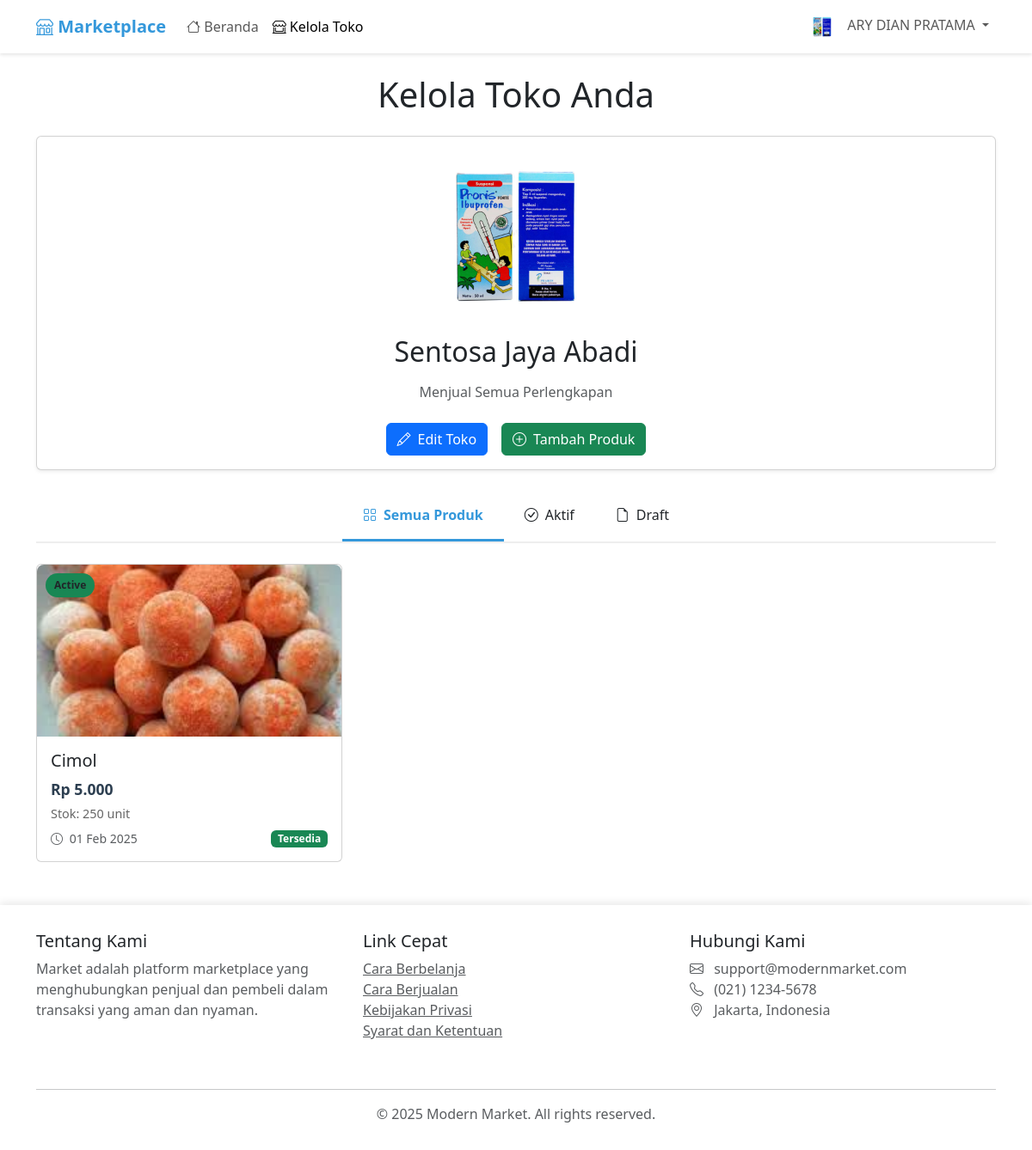
The page /seller/manage_shop.php (signed in) on the database its author committed.
### tables this page shows
CREATE TABLE `sellers` (
  `id` int NOT NULL,
  `user_id` int NOT NULL,
  `shop_name` varchar(255) NOT NULL,
  `shop_description` text,
  `phone_number` varchar(15) NOT NULL,
  `shop_address` varchar(255) NOT NULL,
  `shop_logo` varchar(255) DEFAULT NULL,
  `status` enum('pending','approved','rejected','disabled') DEFAULT 'pending',
  `notification` tinyint(1) DEFAULT '0',
  `shop_email` varchar(255) DEFAULT NULL
);

CREATE TABLE `products` (
  `id` int NOT NULL,
  `name` varchar(100) NOT NULL,
  `description` text,
  `price` decimal(10,2) NOT NULL,
  `image` varchar(255) DEFAULT NULL,
  `stock` int DEFAULT '0',
  `seller_id` int NOT NULL,
  `created_at` timestamp NULL DEFAULT CURRENT_TIMESTAMP,
  `status` enum('active','disabled') DEFAULT 'active'
);

### seller/manage_shop.php (the view, shortened to what this page needs)
<?php
include '../includes/db.php';
$stmt = $conn->prepare("SELECT shop_name, shop_description, shop_logo FROM sellers WHERE user_id = ? AND status = 'approved'");
$stmt->bind_param("i", $_SESSION['user_id']);
$stmt->execute();
$result = $stmt->get_result();
$data = $result->fetch_assoc();
$store_name = isset($data['shop_name']) ? htmlspecialchars($data['shop_name'], ENT_QUOTES, 'UTF-8') : 'Toko Belum Terdaftar';
$store_description = isset($data['shop_description']) ? htmlspecialchars($data['shop_description'], ENT_QUOTES, 'UTF-8') : 'Deskripsi belum tersedia';
$store_logo = isset($data['shop_logo']) ? htmlspecialchars($data['shop_logo'], ENT_QUOTES, 'UTF-8') : '';
$products_stmt = $conn->prepare("SELECT * FROM products WHERE seller_id = ? ORDER BY created_at DESC");
$products_stmt->bind_param("i", $_SESSION['user_id']);
$products_stmt->execute();
$products_result = $products_stmt->get_result();
?>
<!DOCTYPE html>
<html lang="id">
<head>
    <link href="https://cdn.jsdelivr.net/npm/bootstrap@5.3.0/dist/css/bootstrap.min.css" rel="stylesheet">
    <link href="https://cdn.jsdelivr.net/npm/bootstrap-icons@1.10.0/font/bootstrap-icons.css" rel="stylesheet">
</head>
<body>
    <nav class="navbar navbar-expand-lg navbar-light">
        <div class="container">
            <a class="navbar-brand" href="../index.php" style="color: var(--primary-color); font-weight: bold;">
                <i class="bi bi-shop"></i> Marketplace
            </a>
            <div class="collapse navbar-collapse" id="navbarNav">
                <ul class="navbar-nav me-auto">
                    <li class="nav-item">
                        <a class="nav-link" href="../index.php">
                            <i class="bi bi-house"></i> Beranda
                        </a>
                    </li>
                    <li class="nav-item">
                        <a class="nav-link active" href="manage_shop.php">
                            <i class="bi bi-shop-window"></i> Kelola Toko
                        </a>
                    </li>
                </ul>
                <ul class="navbar-nav">
                    <li class="nav-item dropdown">
                        <a class="nav-link dropdown-toggle" href="#" id="navbarDropdown" role="button" data-bs-toggle="dropdown" aria-expanded="false">
                            <img src="../uploads/profile_pictures/<?php echo $store_logo; ?>" alt="Foto Profil" class="profile-picture"> <?php echo $_SESSION['username']; ?>
                        </a>
                    </li>
                </ul>
            </div>
        </div>
    </nav>
    <div class="container mt-4">
        <h1 class="text-center mb-4">Kelola Toko Anda</h1>
        <?php if ($data): ?>
            <div class="card shadow-sm mb-4">
                <div class="card-body text-center">
                    <?php if (!empty($store_logo)): ?>
                        <img src="../uploads/shop_logos/<?php echo $store_logo; ?>" alt="Logo Toko" class="shop-logo">
                    <?php endif; ?>
                    <h2 class="card-title mb-3"><?php echo $store_name; ?></h2>
                    <p class="card-text text-muted mb-4"><?php echo $store_description; ?></p>
                    <div class="d-flex justify-content-center gap-3">
                        <a href="edit_shop.php" class="btn btn-primary">
                            <i class="bi bi-pencil me-2"></i>Edit Toko
                        </a>
                        <a href="add_product.php" class="btn btn-success">
                            <i class="bi bi-plus-circle me-2"></i>Tambah Produk
                        </a>
                    </div>
                </div>
            </div>
            <div class="tabs-container d-flex justify-content-center mb-4">
                <div class="custom-tab active" data-tab="all">
                    <i class="bi bi-grid me-2"></i>Semua Produk
                </div>
                <div class="custom-tab" data-tab="active">
                    <i class="bi bi-check-circle me-2"></i>Aktif
                </div>
                <div class="custom-tab" data-tab="draft">
                    <i class="bi bi-file-earmark me-2"></i>Draft
                </div>
            </div>
            <?php if ($products_result->num_rows > 0): ?>
                <div class="row row-cols-1 row-cols-md-2 row-cols-lg-3 g-4">
                    <?php while ($product = $products_result->fetch_assoc()): ?>
                        <div class="col">
                            <div class="card product-card position-relative">
                                <img src="../uploads/product_images/<?php echo htmlspecialchars($product['image']); ?>"
                                     class="card-img-top product-image"
                                     alt="<?php echo htmlspecialchars($product['name']); ?>">
                                <span class="status-badge <?php echo $product['status'] == 'active' ? 'bg-success' : 'bg-secondary'; ?>">
                                    <?php echo ucfirst($product['status']); ?>
                                </span>
                                <div class="card-body">
                                    <h5 class="card-title text-truncate"><?php echo htmlspecialchars($product['name']); ?></h5>
                                    <p class="product-price mb-1">
                                        Rp <?php echo number_format($product['price'], 0, ',', '.'); ?>
                                    </p>
                                    <p class="product-stock mb-2">
                                        Stok: <?php echo $product['stock']; ?> unit
                                    </p>
                                    <div class="d-flex justify-content-between align-items-center">
                                        <span class="text-muted small">
                                            <i class="bi bi-clock me-1"></i>
                                            <?php echo date('d M Y', strtotime($product['created_at'])); ?>
                                        </span>
                                        <span class="badge <?php echo $product['stock'] > 0 ? 'bg-success' : 'bg-danger'; ?>">
                                            <?php echo $product['stock'] > 0 ? 'Tersedia' : 'Habis'; ?>
                                        </span>
                                    </div>
                                </div>
                            </div>
                        </div>
                    <?php endwhile; ?>
                </div>
            <?php endif; ?>
        <?php endif; ?>
    </div>
    <footer class="footer">
        <div class="container">
            <div class="row">
                <div class="col-md-4 mb-4">
                    <h5>Tentang Kami</h5>
                    <p class="text-muted">Market adalah platform marketplace yang menghubungkan penjual dan pembeli dalam transaksi yang aman dan nyaman.</p>
                </div>
                <div class="col-md-4 mb-4">
                    <h5>Link Cepat</h5>
                    <ul class="list-unstyled">
                        <li><a href="#" class="text-muted">Cara Berbelanja</a></li>
                        <li><a href="#" class="text-muted">Cara Berjualan</a></li>
                        <li><a href="#" class="text-muted">Kebijakan Privasi</a></li>
                        <li><a href="#" class="text-muted">Syarat dan Ketentuan</a></li>
                    </ul>
                </div>
                <div class="col-md-4 mb-4">
                    <h5>Hubungi Kami</h5>
                    <ul class="list-unstyled">
                        <li class="text-muted"><i class="bi bi-envelope me-2"></i> support@modernmarket.com</li>
                        <li class="text-muted"><i class="bi bi-telephone me-2"></i> (021) 1234-5678</li>
                        <li class="text-muted"><i class="bi bi-geo-alt me-2"></i> Jakarta, Indonesia</li>
                    </ul>
                </div>
            </div>
            <hr>
            <div class="text-center">
                <p class="mb-0 text-muted">
                    &copy; <?php echo date('Y'); ?> Modern Market. All rights reserved.
                </p>
            </div>
        </div>
    </footer>
</body>
</html>

### seller/manage_shop.php (style rules this page uses)
:root { --primary-color: #3498db; --secondary-color: #2ecc71; --dark-color: #2c3e50; --light-color: #ecf0f1; }
.navbar { background-color: white !important; box-shadow: 0 2px 4px rgba(0,0,0,0.1); }
.shop-logo { max-width: 200px; max-height: 200px; object-fit: cover; border-radius: 10px; margin-bottom: 15px; }
.profile-picture { width: 30px; height: 30px; border-radius: 50%; object-fit: cover; margin-right: 10px; }
footer { background-color: white !important; box-shadow: 0 -2px 4px rgba(0,0,0,0.1); }
.product-card { transition: transform 0.2s, box-shadow 0.2s; height: 100%; }
.product-image { height: 200px; object-fit: cover; border-radius: 8px 8px 0 0; }
.status-badge { position: absolute; top: 10px; left: 10px; padding: 5px 10px; border-radius: 20px; font-size: 12px; font-weight: 600; }
.product-price { font-size: 1.1rem; font-weight: 600; color: var(--dark-color); }
.product-stock { font-size: 0.9rem; color: #666; }
.tabs-container { border-bottom: 2px solid #eee; margin-bottom: 2rem; }
.custom-tab { padding: 1rem 1.5rem; cursor: pointer; border-bottom: 3px solid transparent; transition: all 0.3s; }
.custom-tab.active { border-bottom: 3px solid var(--primary-color); color: var(--primary-color); font-weight: 600; }
.footer { background: white; padding: 30px 0; margin-top: 50px; box-shadow: 0 -2px 10px rgba(0,0,0,0.1); }

### rows shown on the page
sellers: shop_logo (picture), shop_name "Sentosa Jaya Abadi", shop_description "Menjual Semua Perlengkapan"
products: image (picture), status "Active", name "Cimol", price "5.000", stock "250", created_at "01 Feb 2025", shows "Tersedia"

### other values the page prints
$_SESSION['username'] "ARY DIAN PRATAMA"
